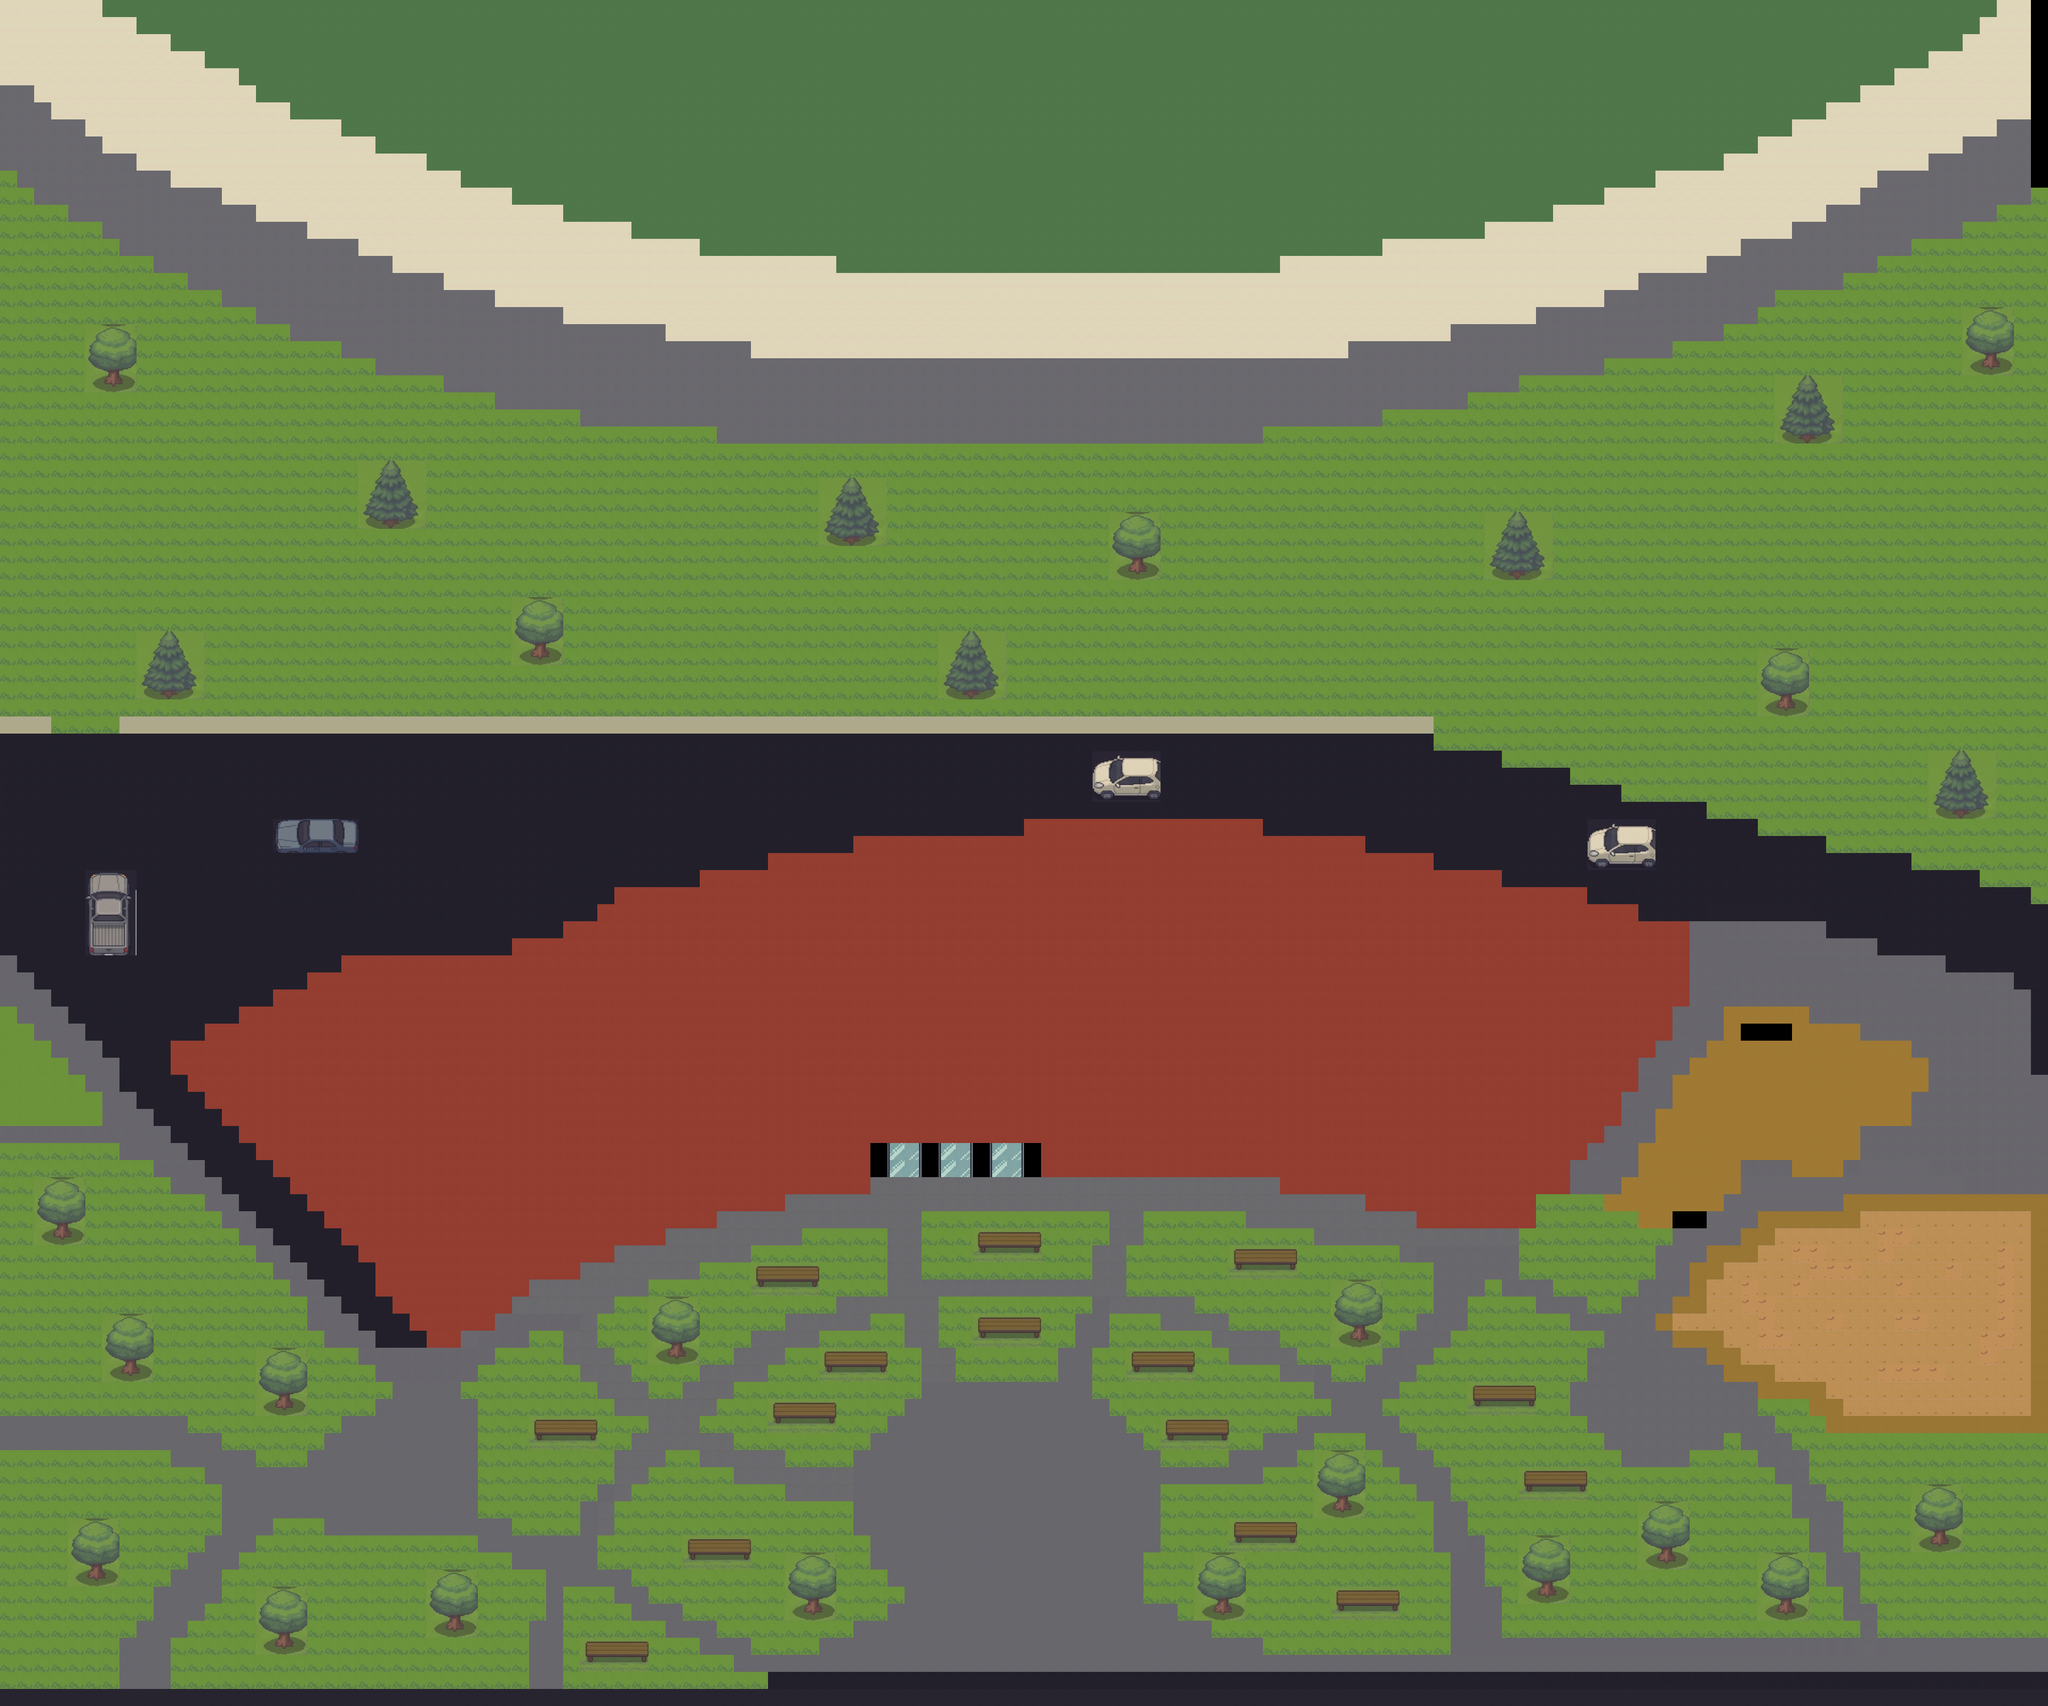

The image is a tile-based game level rendered from a .tmx file. Its description and source (layers, tilesets, objects; grid data summarised) follow:
An orthogonal 120x100 tile map with 32x32 px tiles, 2 tile layers (Base, collision), 2 tilesets and 46 objects (23x lamp, 12x guard_spawn, 8x tree, spawn, exit).

<map version="1.10" tiledversion="1.12.2" orientation="orthogonal" renderorder="right-down" width="120" height="100" tilewidth="32" tileheight="32" infinite="0" nextlayerid="6" nextobjectid="57">
 <tileset firstgid="1" name="CAPAS" tilewidth="32" tileheight="32" tilecount="3000" columns="60">
  <image source="../tilesets/Gemini_Generated_Image_gzzj28gzzj28gzzj.png" width="1920" height="1600" />
 </tileset>
 <tileset firstgid="3001" name="CAPA2" tilewidth="32" tileheight="32" tilecount="1287" columns="39">
  <image source="../tilesets/pppppp.png" width="1279" height="1066" />
 </tileset>
 <layer id="1" name="Base" width="120" height="100">
  <data>[12000 cells, 7605 non-empty, 29 distinct tile ids]</data>
 </layer>
 <layer id="4" name="collision" width="120" height="100">
  <data>[12000 cells, 5026 non-empty, 76 distinct tile ids]</data>
 </layer>
 <objectgroup id="5" name="Objetos">
  <object id="1" name="spawn" x="3752" y="2992">
   <point />
  </object>
  <object id="3" name="exit" x="1.33333" y="1152" width="33.3333" height="96" />
  <object id="5" name="guard_spawn" x="3054" y="2606">
   <point />
  </object>
  <object id="7" name="guard_spawn" x="1906" y="2806">
   <point />
  </object>
  <object id="8" name="guard_spawn" x="666" y="2772">
   <point />
  </object>
  <object id="9" name="guard_spawn" x="608" y="860">
   <point />
  </object>
  <object id="10" name="guard_spawn" x="3072" y="998">
   <point />
  </object>
  <object id="11" name="guard_spawn" x="3714" y="2008">
   <point />
  </object>
  <object id="12" name="guard_spawn" x="386" y="1684">
   <point />
  </object>
  <object id="13" name="lamp" x="3456" y="2814">
   <point />
  </object>
  <object id="15" name="lamp" x="3202" y="3064">
   <point />
  </object>
  <object id="16" name="lamp" x="2816" y="3060">
   <point />
  </object>
  <object id="17" name="lamp" x="2942" y="2642">
   <point />
  </object>
  <object id="18" name="lamp" x="3680" y="2174">
   <point />
  </object>
  <object id="19" name="lamp" x="3322" y="1796">
   <point />
  </object>
  <object id="21" name="lamp" x="2976" y="2236">
   <point />
  </object>
  <object id="22" name="lamp" x="2210" y="2362">
   <point />
  </object>
  <object id="23" name="lamp" x="2534" y="2632">
   <point />
  </object>
  <object id="24" name="lamp" x="2102" y="2652">
   <point />
  </object>
  <object id="25" name="lamp" x="2480" y="2936">
   <point />
  </object>
  <object id="26" name="lamp" x="1658" y="2652">
   <point />
  </object>
  <object id="27" name="lamp" x="1662" y="2302">
   <point />
  </object>
  <object id="28" name="lamp" x="1054" y="2490">
   <point />
  </object>
  <object id="29" name="lamp" x="1152" y="2814">
   <point />
  </object>
  <object id="30" name="lamp" x="1662" y="2954">
   <point />
  </object>
  <object id="31" name="lamp" x="670" y="2998">
   <point />
  </object>
  <object id="32" name="lamp" x="42" y="2744">
   <point />
  </object>
  <object id="33" name="lamp" x="408" y="2448">
   <point />
  </object>
  <object id="35" name="lamp" x="186" y="2104">
   <point />
  </object>
  <object id="37" name="lamp" x="2142" y="2950">
   <point />
  </object>
  <object id="38" name="lamp" x="3032" y="1460">
   <point />
  </object>
  <object id="39" name="lamp" x="512" y="1840">
   <point />
  </object>
  <object id="40" name="guard_spawn" x="1608" y="1276">
   <point />
  </object>
  <object id="43" name="tree" x="3590" y="2846" width="88.6667" height="57.3333" />
  <object id="44" name="tree" x="3300.67" y="2974.67" width="92.6667" height="63.3333" />
  <object id="45" name="tree" x="3077.33" y="2880" width="92" height="61.3333" />
  <object id="46" name="tree" x="2856" y="2940" width="89.3333" height="61.3333" />
  <object id="47" name="tree" x="2501" y="2460" width="91" height="64" />
  <object id="48" name="guard_spawn" x="3116" y="2716">
   <point />
  </object>
  <object id="49" x="3184" y="3748">
   <point />
  </object>
  <object id="50" name="guard_spawn" x="2556" y="3052">
   <point />
  </object>
  <object id="51" name="guard_spawn" x="1136" y="3016">
   <point />
  </object>
  <object id="52" name="guard_spawn" x="144" y="2404">
   <point />
  </object>
  <object id="54" name="tree" x="198.667" y="2525.33" width="89.3333" height="64" />
  <object id="55" name="tree" x="488" y="2590.67" width="86.6667" height="61.3333" />
  <object id="56" name="tree" x="70" y="2271" width="88.5" height="63.5" />
 </objectgroup>
</map>
